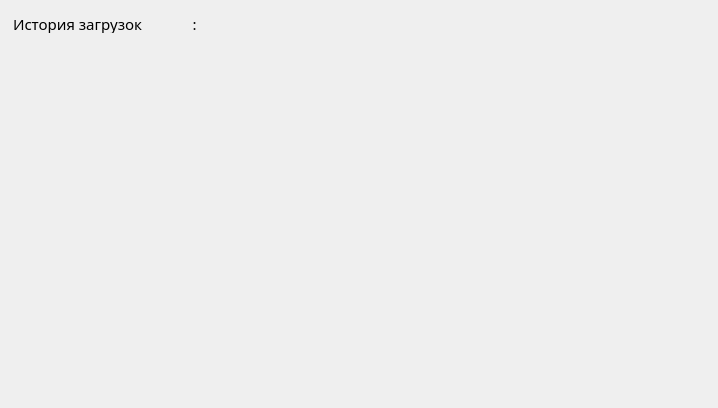
<?xml version="1.0" encoding="UTF-8"?>
<ui version="4.0">
 <class>Dialog</class>
 <widget class="QDialog" name="Dialog">
  <property name="geometry">
   <rect>
    <x>0</x>
    <y>0</y>
    <width>718</width>
    <height>408</height>
   </rect>
  </property>
  <property name="windowTitle">
   <string>История загрузок</string>
  </property>
  <property name="windowIcon">
   <iconset>
    <normaloff>icon/icon_3.png</normaloff>icon/icon_3.png</iconset>
  </property>
  <layout class="QVBoxLayout" name="verticalLayout">
   <item>
    <layout class="QHBoxLayout" name="horizontalLayout">
     <item>
      <widget class="QLineEdit" name="owner_history">
       <property name="enabled">
        <bool>false</bool>
       </property>
       <property name="minimumSize">
        <size>
         <width>230</width>
         <height>20</height>
        </size>
       </property>
       <property name="maximumSize">
        <size>
         <width>230</width>
         <height>20</height>
        </size>
       </property>
       <property name="font">
        <font>
         <family>Bahnschrift Light</family>
         <pointsize>11</pointsize>
        </font>
       </property>
       <property name="styleSheet">
        <string notr="true">QLineEdit {
	color: black;
	background-color: rgba(0, 0, 0, 0);
	border: 0px;
}</string>
       </property>
       <property name="inputMask">
        <string>История загрузок aaaaaaaaaaaa:</string>
       </property>
       <property name="text">
        <string>История загрузок :</string>
       </property>
       <property name="readOnly">
        <bool>true</bool>
       </property>
      </widget>
     </item>
     <item>
      <widget class="QLineEdit" name="owner_name">
       <property name="font">
        <font>
         <family>Bahnschrift Light</family>
         <pointsize>11</pointsize>
        </font>
       </property>
       <property name="styleSheet">
        <string notr="true">QLineEdit {
	color: black;
	background-color: rgba(0, 0, 0, 0);
	border: 0px;
}</string>
       </property>
       <property name="text">
        <string/>
       </property>
       <property name="readOnly">
        <bool>true</bool>
       </property>
      </widget>
     </item>
    </layout>
   </item>
   <item>
    <widget class="QTextBrowser" name="history">
     <property name="font">
      <font>
       <family>Bahnschrift Light</family>
       <pointsize>11</pointsize>
      </font>
     </property>
     <property name="styleSheet">
      <string notr="true">QTextBrowser{
	color: black;
	background-color: rgba(0, 0, 0, 0);
	border: 0px;
}</string>
     </property>
     <property name="html">
      <string>&lt;!DOCTYPE HTML PUBLIC &quot;-//W3C//DTD HTML 4.0//EN&quot; &quot;http://www.w3.org/TR/REC-html40/strict.dtd&quot;&gt;
&lt;html&gt;&lt;head&gt;&lt;meta name=&quot;qrichtext&quot; content=&quot;1&quot; /&gt;&lt;style type=&quot;text/css&quot;&gt;
p, li { white-space: pre-wrap; }
&lt;/style&gt;&lt;/head&gt;&lt;body style=&quot; font-family:'Bahnschrift Light'; font-size:11pt; font-weight:400; font-style:normal;&quot;&gt;
&lt;p align=&quot;justify&quot; style=&quot;-qt-paragraph-type:empty; margin-top:12px; margin-bottom:12px; margin-left:0px; margin-right:0px; -qt-block-indent:0; text-indent:0px;&quot;&gt;&lt;br /&gt;&lt;/p&gt;&lt;/body&gt;&lt;/html&gt;</string>
     </property>
    </widget>
   </item>
  </layout>
 </widget>
 <resources/>
 <connections/>
</ui>
